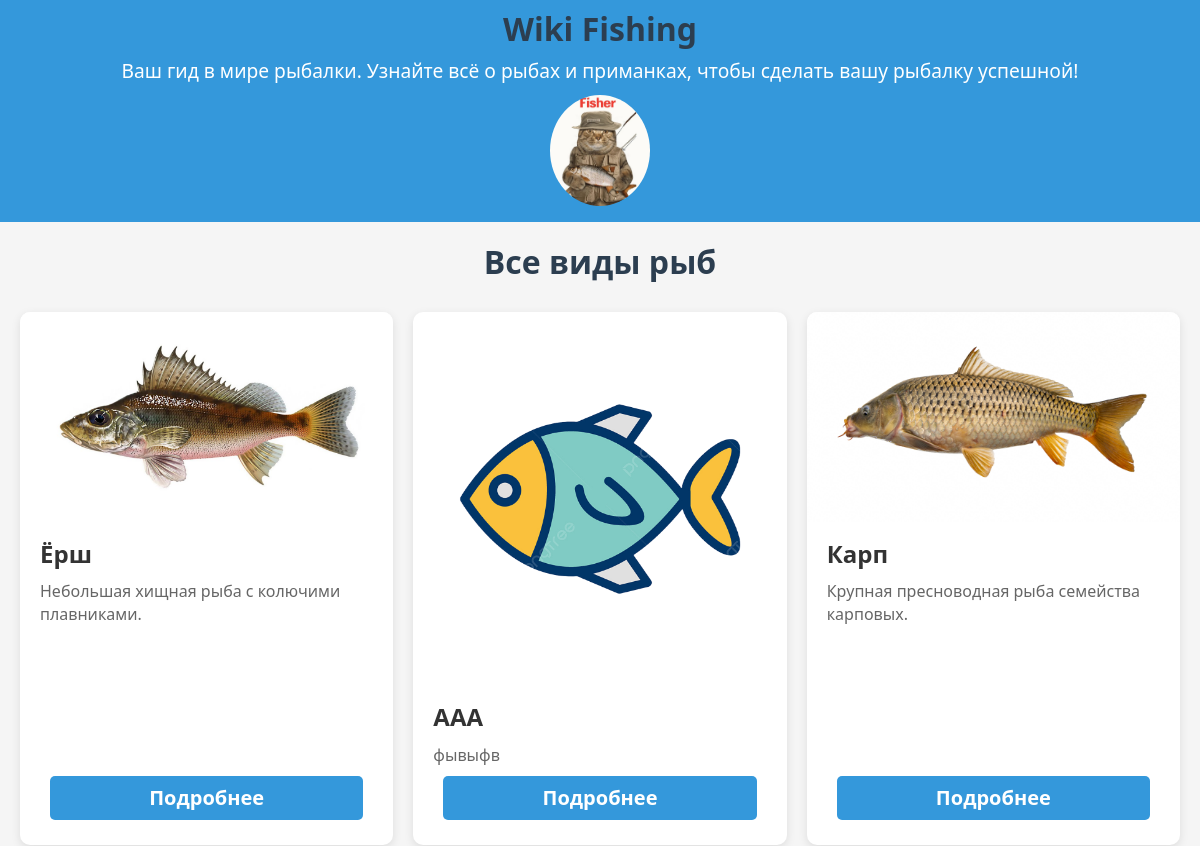
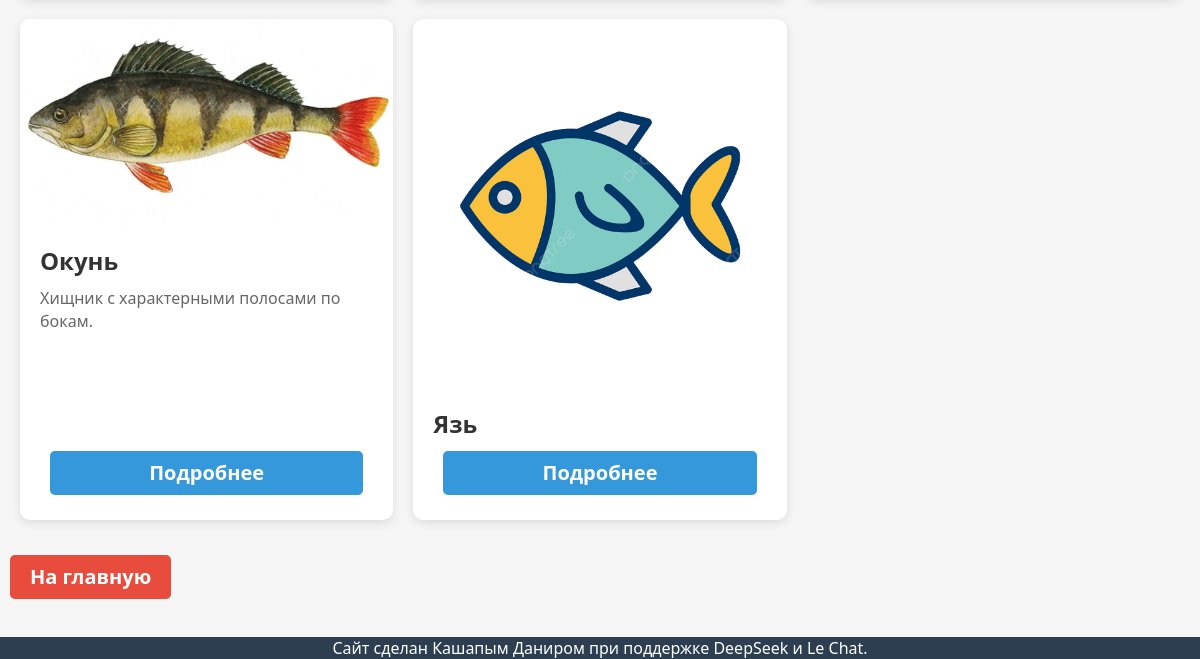
The app's page /fish/, older data (2 pictures, top to bottom).
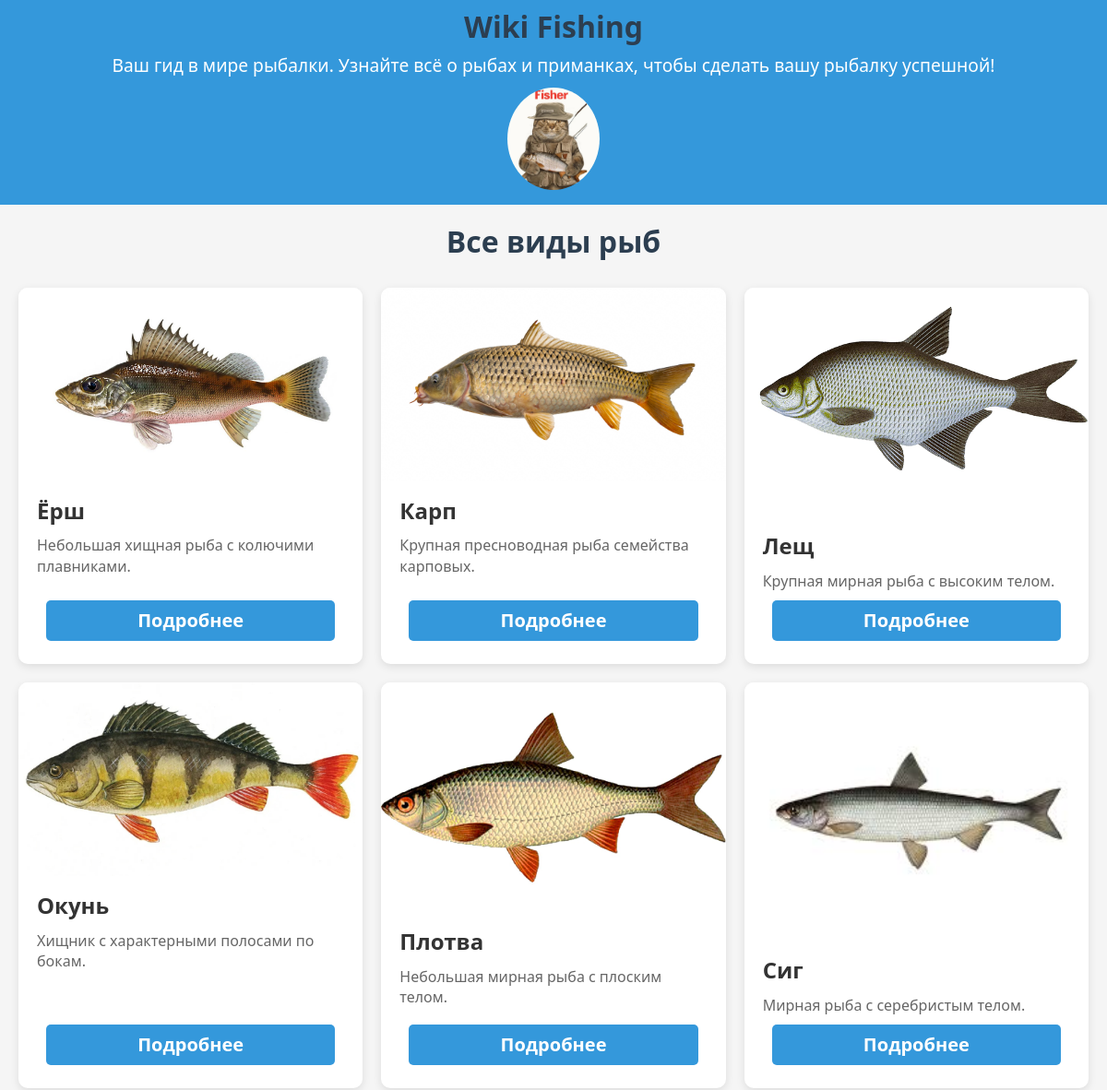
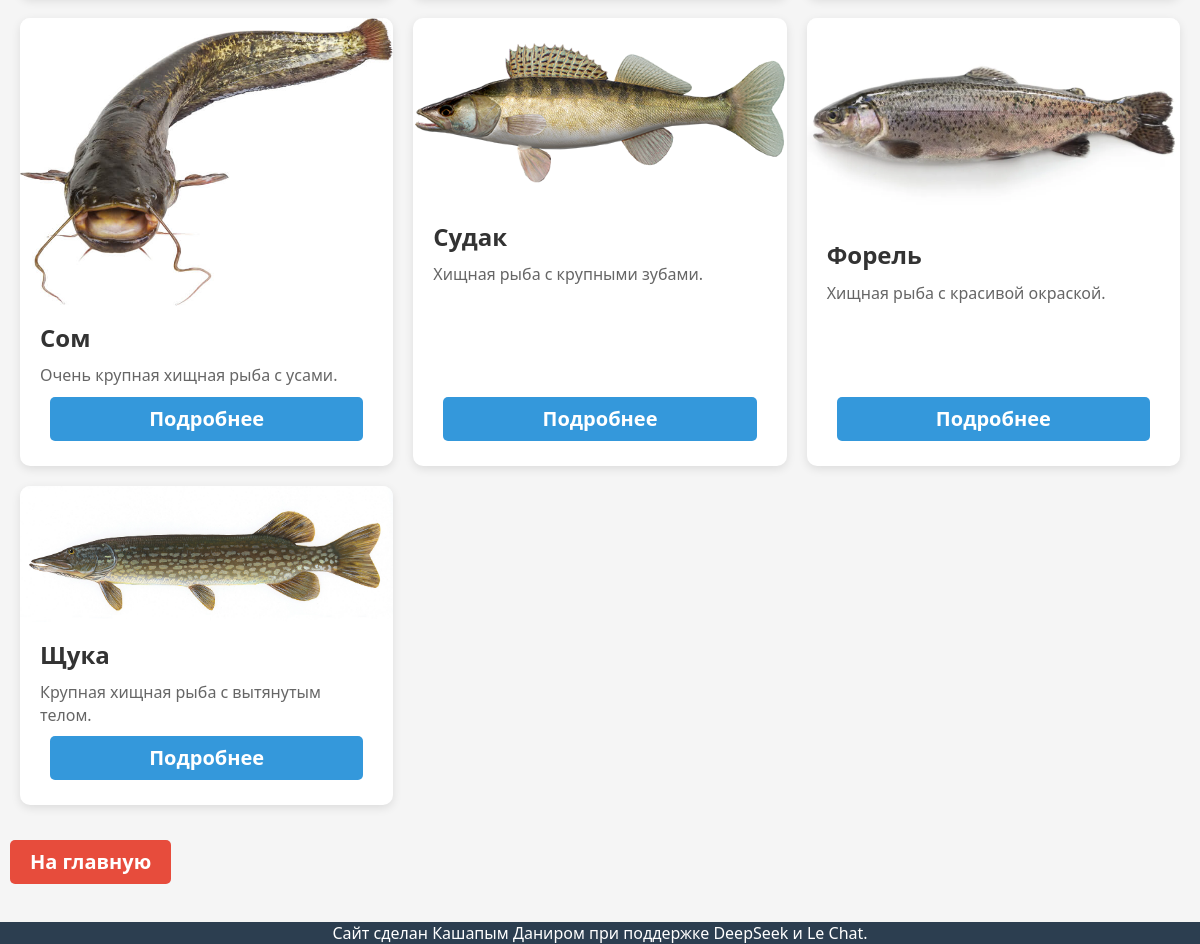
The same page, newer data (2 pictures, top to bottom).
### fish_app/models.py (models this page shows, shortened)
class Fish(models.Model):
    FISH_TYPE_CHOICES = [
        ('predator', 'Хищник'),
        ('peaceful', 'Мирная'),
        ('omnivore', 'Всеядная'),
    ]
    WATER_TYPE_CHOICES = [
        ('fresh', 'Пресная'),
        ('salt', 'Солёная'),
        ('brackish', 'Солоноватая'),
    ]
    SEASON_ACTIVITY_CHOICES = [
        ('winter', 'Зима'),
        ('spring', 'Весна'),
        ('summer', 'Лето'),
        ('autumn', 'Осень'),
        ('all_season', 'Круглый год'),
    ]
    BEST_CATCH_TIME_CHOICES = [
        ('morning', 'Утро'),
        ('afternoon', 'День'),
        ('evening', 'Вечер'),
        ('night', 'Ночь'),
        ('all_day', 'Круглые сутки'),
    ]
    name = models.CharField(max_length=50, verbose_name="Название рыбы")
    scientific_name = models.CharField(max_length=100, verbose_name="Научное название", blank=True)
    type = models.CharField(
        max_length=10,
        choices=FISH_TYPE_CHOICES,
        verbose_name="Тип питания"
    )
    description = models.TextField(verbose_name="Описание", blank=True)
    image = models.ImageField(
        upload_to='fish/',
        verbose_name="Изображение",
        blank=True,
        null=True
    )
    habitat = models.CharField(
        max_length=20,
        choices=WATER_TYPE_CHOICES,
        verbose_name="Тип воды",
        default='fresh',
        blank=True
    )
    area = models.CharField(max_length=100, verbose_name="Ареал обитания", blank=True)
    season_activity = models.CharField(
        max_length=10,
        choices=SEASON_ACTIVITY_CHOICES,
        verbose_name="Сезон активности",
        blank=True
    )
    best_catch_time = models.CharField(
        max_length=100,
        verbose_name="Лучшее время для ловли",
        choices=BEST_CATCH_TIME_CHOICES,
        help_text="Например: утро, день, вечер, ночь",
        blank=True
    )
    optimal_temperature = models.IntegerField(
        verbose_name="Оптимальная температура воды (°C)",
        null=True,
        blank=True
    )
    temperature_range = models.CharField(
        max_length=50,
        verbose_name="Диапазон температур активности (°C)",
        help_text="Например: 15-22",
        blank=True
    )
    is_red_book = models.BooleanField(verbose_name="В Красной книге", default=False)
    avg_weight = models.FloatField(verbose_name="Средний вес (кг)", null=True, blank=True)
    max_weight = models.FloatField(verbose_name="Максимальный вес (кг)", null=True, blank=True)
    avg_length = models.FloatField(verbose_name="Средняя длина (см)", null=True, blank=True)
    class Meta:
        verbose_name = "Рыба"
        verbose_name_plural = "Рыбы"
        ordering = ['name']  # Сортировка по названию по умолчанию

### fish_app/views.py (the view)
# urls.py: path('fish/', views.fish_list, name='fish_list'),
def fish_list(request):
    fishes = Fish.objects.all().order_by('name')
    return render(request, 'fish_list.html', {'fishes': fishes})

### templates/fish_list.html
{% extends 'base.html' %}
{% load static %}
{% block content %}
<div class="fish-list-container">
    <h1 class="page-title">Все виды рыб</h1>
    <div class="fish-grid">
        {% for fish in fishes %}
        <div class="fish-card">
            <img src="{% if fish.image %}{{ fish.image.url }}{% else %}{% static 'images/default-fish.png' %}{% endif %}"
                alt="{{ fish.name }}">
            <div class="fish-card-content">
                <h2>{{ fish.name }}</h2>
                {% if fish.description %}
                    <p>{{ fish.description|truncatewords:15 }}</p>
                {% endif %}
                <a href="{% url 'fish_detail' fish.id %}" class="btn">Подробнее</a>
            </div>
        </div>
        {% endfor %}
    </div>
    <a href="{% url 'index' %}" class="btn btn-back">На главную</a>
</div>
{% endblock %}

### templates/base.html (shortened to what this page needs)
<!DOCTYPE html>
<html lang="ru">
<head>
    {% load static %}
    <link rel="stylesheet" href="{% static 'css/styles.css' %}">
</head>
<body>
    <header class="site-header">
        <div class="container">
            <h1 class="site-title">Wiki Fishing</h1>
            <p class="site-description">Ваш гид в мире рыбалки. Узнайте всё о рыбах и приманках, чтобы сделать вашу рыбалку успешной!</p>
            <img src="{% static 'images/fisher.png' %}" alt="Fisher the Cat" class="header-image">
        </div>
    </header>
    <main class="site-content">
        {% block content %}
        {% endblock %}
    </main>
    <footer class="site-footer">
        <div class="container">
            <p class="footer-text">Сайт сделан Кашапым Даниром при поддержке DeepSeek и Le Chat.</p>
        </div>
    </footer>
</body>
</html>

### static/css/styles.css (style rules this page uses)
body { font-family: 'Segoe UI', Tahoma, Geneva, Verdana, sans-serif; margin: 0; padding: 0; background-color: #f5f5f5; color: #333; line-height: 1.4; }
h1, .page-title { text-align: center; margin-bottom: 10px; color: #2c3e50; line-height: 1.2; }
.feature-card, .fish-card, .bait-card { background: white; border-radius: 10px; box-shadow: 0 3px 10px rgba(0,0,0,0.1); overflow: hidden; transition: transform 0.3s ease; display: flex; flex-direction: column; }
.site-header { background-color: #3498db; color: white; padding: 10px 0; text-align: center; margin: 0; width: 100%; }
.site-header .site-title { margin: 0; font-size: 2em; }
.site-header .site-description { margin: 10px 0; font-size: 1.2em; }
.site-header .header-image { max-width: 100px; border-radius: 50%; }
.site-footer { background-color: #2c3e50; color: white; padding: 0px 0; text-align: center; width: 100%; bottom: 0; position: fixed; margin: 0; }
.site-footer .footer-text { margin: 0; font-size: 1em; }
.site-content { padding-bottom: 50px; margin: 0; }
.card-image, .fish-card img, .bait-card img, .detail-image-container img { width: 100%; height: auto; object-fit: cover; }
.card-content, .fish-card-content, .bait-card-content { flex-grow: 1; display: flex; flex-direction: column; justify-content: space-between; padding: 15px 20px; }
.fish-card-content h2, .bait-card-content h2 { margin: 0 0 10px; font-size: 1.5em; }
.fish-card-content p, .bait-card-content p { margin: 0 0 10px; font-size: 1em; color: #666; }
.fish-card-content .btn, .bait-card-content .btn { margin-top: auto; }
.btn { display: inline-block; padding: 10px 20px; margin: 10px; margin-top: 15px; background-color: #3498db; box-sizing: border-box; border: none; border-radius: 5px; color: white; font-weight: bold; font-family: 'Segoe UI', Tahoma, Geneva, Verdana, sans-serif; line-height: 19.2px; font-size: 20px; transition: background-color 0.3s; cursor: pointer; text-align: center; text-decoration: none; line-height: 1.2; }
.btn-back { background-color: #e74c3c; }
button.btn, a.btn { appearance: none; -webkit-appearance: none; -moz-appearance: none; }
.fish-grid, .bait-grid { display: grid; grid-template-columns: repeat(auto-fill, minmax(300px, 1fr)); gap: 20px; padding: 20px; }
.fish-card, .bait-card { display: flex; flex-direction: column; background: white; border-radius: 10px; box-shadow: 0 3px 10px rgba(0, 0, 0, 0.1); overflow: hidden; transition: transform 0.3s ease; }

Row changes from the older to the newer data that the page shows:
removed Fish: name "ААА", description "фывыфв"
removed Fish: name "Язь"
added Fish: image (picture), name "Лещ", description "Крупная мирная рыба с высоким телом."
added Fish: image (picture), name "Плотва", description "Небольшая мирная рыба с плоским телом."
added Fish: image (picture), name "Сиг", description "Мирная рыба с серебристым телом."
added Fish: image (picture), name "Сом", description "Очень крупная хищная рыба с усами."
added Fish: image (picture), name "Судак", description "Хищная рыба с крупными зубами."
added Fish: image (picture), name "Форель", description "Хищная рыба с красивой окраской."
added Fish: image (picture), name "Щука", description "Крупная хищная рыба с вытянутым телом."
